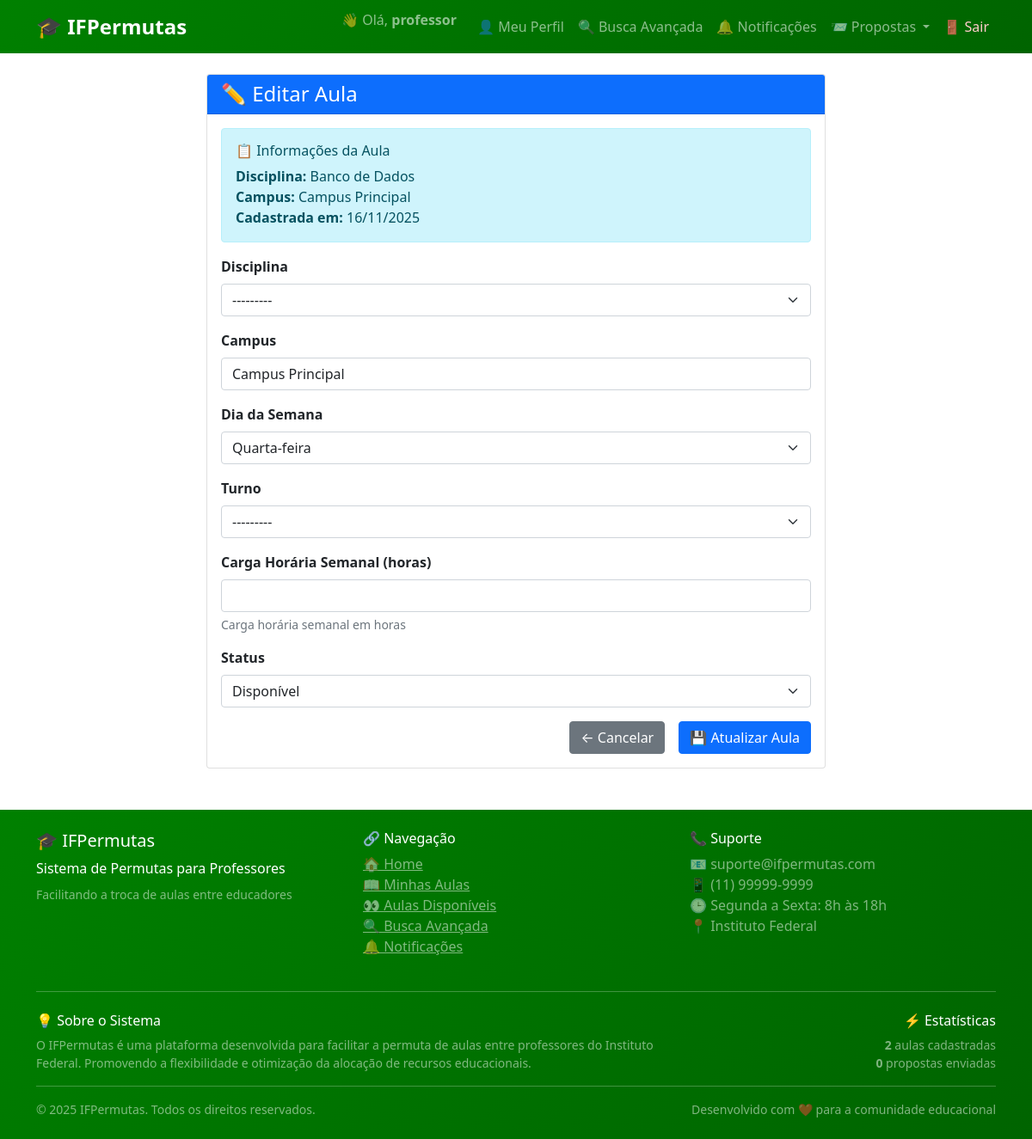
Screenshot of /editar-aula/2/ (signed in) with the database file from the repository.
### core/models.py (models this page shows, shortened)
class Aula(models.Model):
    DISCIPLINA_CHOICES = [
        ('matematica', 'Matemática'),
        ('portugues', 'Língua Portuguesa'),
        ('historia', 'História'),
        ('geografia', 'Geografia'),
        ('ciencias', 'Ciências'),
        ('fisica', 'Física'),
        ('quimica', 'Química'),
        ('biologia', 'Biologia'),
        ('ingles', 'Inglês'),
        ('educacao_fisica', 'Educação Física'),
        ('artes', 'Artes'),
        ('filosofia', 'Filosofia'),
        ('sociologia', 'Sociologia'),
    ]
    DIA_SEMANA_CHOICES = [
        ('segunda', 'Segunda-feira'),
        ('terca', 'Terça-feira'),
        ('quarta', 'Quarta-feira'),
        ('quinta', 'Quinta-feira'),
        ('sexta', 'Sexta-feira'),
        ('sabado', 'Sábado'),
    ]
    TURNO_CHOICES = [
        ('manha', 'Manhã'),
        ('tarde', 'Tarde'),
        ('noite', 'Noite'),
        ('integral', 'Integral'),
    ]
    STATUS_CHOICES = [
        ('disponivel', 'Disponível'),
        ('indisponivel', 'Indisponível'),
        ('permutada', 'Permutada'),
    ]
    professor = models.ForeignKey(Professor, on_delete=models.CASCADE)
    disciplina = models.CharField(max_length=50, choices=DISCIPLINA_CHOICES)
    campus = models.CharField(max_length=100)
    dia_semana = models.CharField(max_length=20, choices=DIA_SEMANA_CHOICES)
    turno = models.CharField(max_length=20, choices=TURNO_CHOICES)
    carga_horaria = models.IntegerField(help_text="Carga horária semanal em horas")
    status = models.CharField(max_length=20, choices=STATUS_CHOICES, default='disponivel')
    data_criacao = models.DateTimeField(auto_now_add=True)
    data_atualizacao = models.DateTimeField(auto_now=True)
    class Meta:
        ordering = ['-data_criacao']
        verbose_name = 'Aula'
        verbose_name_plural = 'Aulas'

### accounts/models.py (models this page shows, shortened)
class Professor(models.Model):
    user = models.OneToOneField(User, on_delete=models.CASCADE)
    matricula = models.CharField(max_length=20, default='MAT-TEMP')
    departamento = models.CharField(max_length=100, default='A definir')
    campus = models.CharField(max_length=100, default='Principal')
    telefone = models.CharField(max_length=20, blank=True)
    data_cadastro = models.DateTimeField(auto_now_add=True)  # ← ADICIONE ESTA LINHA
    class Meta:
        verbose_name = 'Professor'
        verbose_name_plural = 'Professores'

### core/views.py (the view)
# urls.py: path('editar-aula/<int:aula_id>/', views.editar_aula, name='editar_aula'),
@login_required
def editar_aula(request, aula_id):
    professor = Professor.objects.get(user=request.user)
    aula = get_object_or_404(Aula, id=aula_id, professor=professor)
    if request.method == 'POST':
        form = AulaForm(request.POST, instance=aula)
        if form.is_valid():
            form.save()
            messages.success(request, 'Aula atualizada com sucesso!')
            return redirect('core:minhas_aulas')
    else:
        form = AulaForm(instance=aula)
    return render(request, 'core/editar_aula.html', {'form': form, 'aula': aula})

### core/forms.py
class AulaForm(forms.ModelForm):
    class Meta:
        model = Aula
        fields = ['disciplina', 'campus', 'dia_semana', 'turno', 'carga_horaria', 'status']
        widgets = {
            'disciplina': forms.Select(attrs={'class': 'form-select'}),
            'campus': forms.TextInput(attrs={'class': 'form-control', 'placeholder': 'Ex: Campus São Paulo'}),
            'dia_semana': forms.Select(attrs={'class': 'form-select'}),
            'turno': forms.Select(attrs={'class': 'form-select'}),
            'carga_horaria': forms.NumberInput(attrs={'class': 'form-control', 'min': '1', 'max': '40'}),
            'status': forms.Select(attrs={'class': 'form-select'}),
        }
        labels = {
            'disciplina': 'Disciplina',
            'campus': 'Campus',
            'dia_semana': 'Dia da Semana',
            'turno': 'Turno',
            'carga_horaria': 'Carga Horária Semanal (horas)',
            'status': 'Status',
        }

### templates/core/editar_aula.html (shortened to what this page needs)
{% extends 'base.html' %}
{% block content %}
<div class="container">
    <div class="row justify-content-center">
        <div class="col-md-8">
            <div class="card">
                <div class="card-header bg-primary text-white">
                    <h4 class="mb-0">✏️ Editar Aula</h4>
                </div>
                <div class="card-body">
                    <div class="alert alert-info">
                        <h6>📋 Informações da Aula</h6>
                        <p class="mb-0">
                            <strong>Disciplina:</strong> {{ aula.get_disciplina_display }}<br>
                            <strong>Campus:</strong> {{ aula.campus }}<br>
                            <strong>Cadastrada em:</strong> {{ aula.data_criacao|date:"d/m/Y" }}
                        </p>
                    </div>
                    <form method="post">
                        {% for field in form %}
                        <div class="mb-3">
                            <label for="{{ field.id_for_label }}" class="form-label">
                                <strong>{{ field.label }}</strong>
                            </label>
                            {{ field }}
                            {% if field.help_text %}
                                <div class="form-text">{{ field.help_text }}</div>
                            {% endif %}
                        </div>
                        {% endfor %}
                        <div class="d-grid gap-2 d-md-flex justify-content-md-end">
                            <a href="{% url 'core:minhas_aulas' %}" class="btn btn-secondary me-md-2">← Cancelar</a>
                            <button type="submit" class="btn btn-primary">💾 Atualizar Aula</button>
                        </div>
                    </form>
                </div>
            </div>
        </div>
    </div>
</div>
{% endblock %}

### templates/base.html (shortened to what this page needs)
<!DOCTYPE html>
<html lang="pt-br">
<head>
    <link href="https://cdn.jsdelivr.net/npm/bootstrap@5.1.3/dist/css/bootstrap.min.css" rel="stylesheet">
</head>
<body>
    <div class="main-container">
        {% if user.is_authenticated %}
        <nav class="navbar navbar-expand-lg navbar-dark" style="background: linear-gradient(135deg, #008000 0%, #006400 100%);">
            <div class="container">
                <a class="navbar-brand fw-bold" href="{% url 'core:home' %}">
                    🎓 IFPermutas
                </a>
                <div class="collapse navbar-collapse" id="navbarNav">
                    <ul class="navbar-nav ms-auto">
                        <li class="nav-item">
                            <span class="navbar-text me-3">
                                👋 Olá, <strong>{{ user.get_full_name|default:user.username }}</strong>
                            </span>
                        </li>
                        <li class="nav-item">
                            <a class="nav-link" href="{% url 'accounts:profile' %}">
                                👤 Meu Perfil
                            </a>
                        </li>
                        <li class="nav-item">
                            <a class="nav-link" href="{% url 'core:busca_avancada' %}">
                                🔍 Busca Avançada
                            </a>
                        </li>
                        <li class="nav-item">
                            <a class="nav-link" href="{% url 'core:notificacoes' %}">
                                🔔 Notificações
                            </a>
                        </li>
                        <li class="nav-item dropdown">
                            <a class="nav-link dropdown-toggle" href="#" id="propostasDropdown" role="button" data-bs-toggle="dropdown">
                                📨 Propostas
                            </a>
                        </li>
                        <li class="nav-item">
                            <form method="post" action="{% url 'logout' %}" class="d-inline">
                                <button type="submit" class="nav-link logout-btn">
                                    🚪 Sair
                                </button>
                            </form>
                        </li>
                    </ul>
                </div>
            </div>
        </nav>
        {% endif %}
        <div class="content-wrap">
            <div class="{% if not user.is_authenticated %}container-fluid p-0{% else %}container mt-4{% endif %}">
                {% block content %}
                {% endblock %}
            </div>
        </div>
        <footer class="footer mt-5 py-4">
            <div class="container">
                <div class="row">
                    <div class="col-md-4">
                        <h5>🎓 IFPermutas</h5>
                        <p class="mb-2">Sistema de Permutas para Professores</p>
                        <p class="small mb-0 text-white-50">Facilitando a troca de aulas entre educadores</p>
                    </div>
                    <div class="col-md-4">
                        <h6>🔗 Navegação</h6>
                        <ul class="list-unstyled">
                            {% if user.is_authenticated %}
                                <li><a href="{% url 'core:home' %}" class="text-white-50">🏠 Home</a></li>
                                <li><a href="{% url 'core:minhas_aulas' %}" class="text-white-50">📖 Minhas Aulas</a></li>
                                <li><a href="{% url 'core:lista_aulas' %}" class="text-white-50">👀 Aulas Disponíveis</a></li>
                                <li><a href="{% url 'core:busca_avancada' %}" class="text-white-50">🔍 Busca Avançada</a></li>
                                <li><a href="{% url 'core:notificacoes' %}" class="text-white-50">🔔 Notificações</a></li>
                            {% else %}
                                <li><a href="{% url 'login' %}" class="text-white-50">🔑 Login</a></li>
                                <li><a href="{% url 'core:home' %}" class="text-white-50">🏠 Home</a></li>
                            {% endif %}
                        </ul>
                    </div>
                    <div class="col-md-4">
                        <h6>📞 Suporte</h6>
                        <ul class="list-unstyled">
                            <li class="text-white-50">📧 suporte@ifpermutas.com</li>
                            <li class="text-white-50">📱 (11) 99999-9999</li>
                            <li class="text-white-50">🕒 Segunda a Sexta: 8h às 18h</li>
                            <li class="text-white-50">📍 Instituto Federal</li>
                        </ul>
                    </div>
                </div>
                <hr class="my-4" style="border-color: rgba(255,255,255,0.1);">
                <div class="row">
                    <div class="col-md-8">
                        <h6>💡 Sobre o Sistema</h6>
                        <p class="small text-white-50 mb-0">
                            O IFPermutas é uma plataforma desenvolvida para facilitar a permuta de aulas entre professores
                            do Instituto Federal. Promovendo a flexibilidade e otimização da alocação de recursos educacionais.
                        </p>
                    </div>
                    <div class="col-md-4 text-md-end">
                        <h6>⚡ Estatísticas</h6>
                        <p class="small text-white-50 mb-0">
                            {% if user.is_authenticated %}
                                <strong>{{ user.professor.aula_set.count }}</strong> aulas cadastradas<br>
                                <strong>{{ user.professor.propostas_feitas.count }}</strong> propostas enviadas
                            {% else %}
                                Junte-se a nossa comunidade!
                            {% endif %}
                        </p>
                    </div>
                </div>
                <hr class="my-3" style="border-color: rgba(255,255,255,0.1);">
                <div class="row align-items-center">
                    <div class="col-md-6">
                        <p class="mb-0 small text-white-50">
                            &copy; 2025 IFPermutas. Todos os direitos reservados.
                        </p>
                    </div>
                    <div class="col-md-6 text-md-end">
                        <p class="mb-0 small text-white-50">
                            Desenvolvido com ❤️ para a comunidade educacional
                        </p>
                    </div>
                </div>
            </div>
        </footer>
    </div>
</body>
</html>

### templates/base.html (style rules this page uses)
.navbar-brand { font-size: 1.5rem; }
.logout-btn { background: none; border: none; color: #ffcccb !important; cursor: pointer; padding: 8px 0; }
.footer { background: linear-gradient(135deg, #008000 0%, #006400 100%); color: white; margin-top: auto; }
.main-container { min-height: 100vh; display: flex; flex-direction: column; }
.content-wrap { flex: 1; }

### rows the page displays
Aula: disciplina "Banco de Dados", campus "Campus Principal", data_criacao "16/11/2025", form "---------" "Campus Principal" "Quarta-feira" "---------" "Disponível"

### other values shown
{{ user.get_full_name|default:user.username }} "professor"
{{ field.label }} "Disciplina" "Campus" "Dia da Semana" "Turno" "Carga Horária Semanal (horas)" "Status"
{{ field.help_text }} "Carga horária semanal em horas"
{{ user.professor.aula_set.count }} "2"
{{ user.professor.propostas_feitas.count }} "0"
